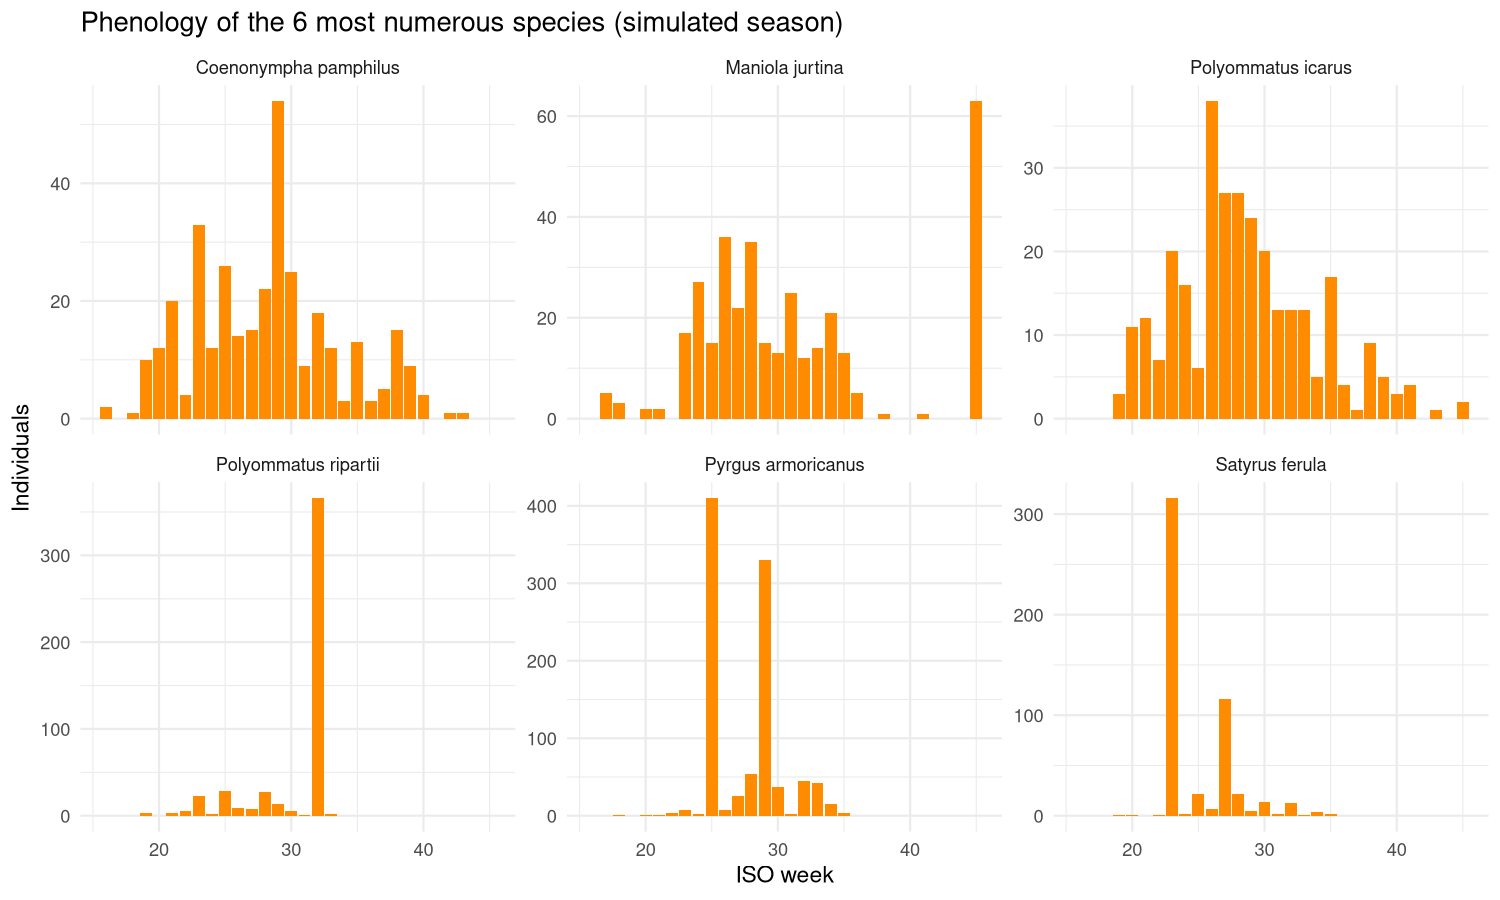

Source code (R):
# T070: read butterfly observations from the OGC API with httr2, plot a phenology chart.
# Run: env OGC_KEY=<key> Rscript evaluation/interop/phenology.R   (from the repository root)
library(httr2)
library(ggplot2)

base <- Sys.getenv("OGC_BASE", "http://localhost:8080/ogc")
key <- Sys.getenv("OGC_KEY")
if (key == "") stop("Set OGC_KEY to a personal token (docs/setup/ogc-access.md)")

url <- paste0(base, "/collections/butterfly-observations/items")
query <- list(f = "json", limit = 1000, sortby = "id")
rows <- list()
matched <- NA
pages <- 0
repeat {
  req <- request(url) |> req_headers(Authorization = paste("Token", key))
  if (!is.null(query)) req <- req_url_query(req, !!!query)
  body <- req |> req_perform() |> resp_body_json()
  pages <- pages + 1
  matched <- body$numberMatched
  rows <- c(rows, lapply(body$features, function(f) {
    p <- f$properties
    data.frame(
      observed_at = p$observed_at,
      effective_scientific_name = p$effective_scientific_name,
      count = if (is.null(p$count)) NA_integer_ else p$count,
      stringsAsFactors = FALSE
    )
  }))
  nxt <- Filter(function(l) l$rel == "next", body$links)
  if (length(nxt) == 0) break
  url <- nxt[[1]]$href
  query <- NULL # the next link carries every parameter
}
obs <- do.call(rbind, rows)
cat("rows read:", nrow(obs), "| numberMatched:", matched, "| pages:", pages, "\n")

# observed_at is "2026-06-01T09:26:50+00:00" (UTC); strip the offset, weeks are ISO weeks of the UTC time.
# (The server's report views use the project time zone, so a week can differ at midnight.)
obs$week <- as.integer(format(as.POSIXct(substr(obs$observed_at, 1, 19), format = "%Y-%m-%dT%H:%M:%S", tz = "UTC"), "%V"))
totals <- aggregate(count ~ effective_scientific_name, obs, sum)
top <- head(totals[order(-totals$count), "effective_scientific_name"], 6)
weekly <- aggregate(count ~ effective_scientific_name + week, obs[obs$effective_scientific_name %in% top, ], sum)

p <- ggplot(weekly, aes(week, count)) +
  geom_col(fill = "darkorange") +
  facet_wrap(~effective_scientific_name, scales = "free_y") +
  labs(x = "ISO week", y = "Individuals", title = "Phenology of the 6 most numerous species (simulated season)") +
  theme_minimal()
ggsave("evaluation/interop/phenology.png", p, width = 10, height = 6, dpi = 150)
cat("saved evaluation/interop/phenology.png\n")
